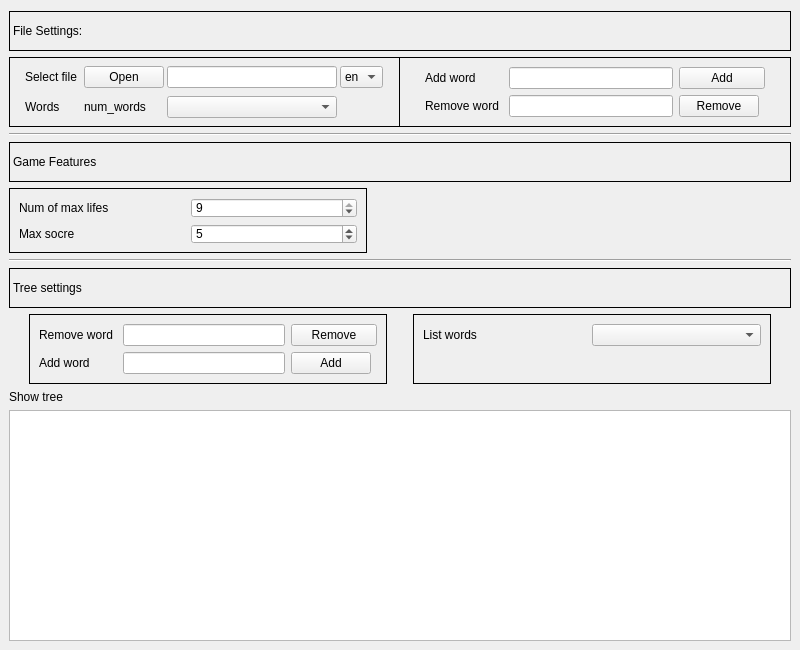
<?xml version="1.0" encoding="UTF-8"?>
<ui version="4.0">
 <class>game_settings</class>
 <widget class="QWidget" name="game_settings">
  <property name="geometry">
   <rect>
    <x>0</x>
    <y>0</y>
    <width>800</width>
    <height>650</height>
   </rect>
  </property>
  <property name="minimumSize">
   <size>
    <width>800</width>
    <height>650</height>
   </size>
  </property>
  <property name="maximumSize">
   <size>
    <width>16777215</width>
    <height>16777215</height>
   </size>
  </property>
  <property name="windowTitle">
   <string>Form</string>
  </property>
  <layout class="QVBoxLayout" name="verticalLayout">
   <property name="spacing">
    <number>0</number>
   </property>
   <property name="leftMargin">
    <number>0</number>
   </property>
   <property name="topMargin">
    <number>0</number>
   </property>
   <property name="rightMargin">
    <number>0</number>
   </property>
   <property name="bottomMargin">
    <number>0</number>
   </property>
   <item>
    <widget class="QFrame" name="frame">
     <property name="frameShape">
      <enum>QFrame::NoFrame</enum>
     </property>
     <property name="frameShadow">
      <enum>QFrame::Raised</enum>
     </property>
     <layout class="QVBoxLayout" name="verticalLayout_2">
      <item>
       <widget class="QFrame" name="frame_2">
        <property name="maximumSize">
         <size>
          <width>16777215</width>
          <height>150</height>
         </size>
        </property>
        <property name="frameShape">
         <enum>QFrame::NoFrame</enum>
        </property>
        <property name="frameShadow">
         <enum>QFrame::Raised</enum>
        </property>
        <layout class="QVBoxLayout" name="verticalLayout_3">
         <property name="leftMargin">
          <number>0</number>
         </property>
         <property name="topMargin">
          <number>2</number>
         </property>
         <property name="rightMargin">
          <number>0</number>
         </property>
         <property name="bottomMargin">
          <number>0</number>
         </property>
         <item>
          <widget class="QLabel" name="label">
           <property name="minimumSize">
            <size>
             <width>0</width>
             <height>40</height>
            </size>
           </property>
           <property name="maximumSize">
            <size>
             <width>16777215</width>
             <height>40</height>
            </size>
           </property>
           <property name="frameShape">
            <enum>QFrame::Box</enum>
           </property>
           <property name="text">
            <string>File Settings:</string>
           </property>
          </widget>
         </item>
         <item>
          <widget class="QFrame" name="frame_6">
           <property name="frameShape">
            <enum>QFrame::Box</enum>
           </property>
           <property name="frameShadow">
            <enum>QFrame::Plain</enum>
           </property>
           <layout class="QHBoxLayout" name="horizontalLayout">
            <property name="spacing">
             <number>0</number>
            </property>
            <property name="leftMargin">
             <number>0</number>
            </property>
            <property name="topMargin">
             <number>0</number>
            </property>
            <property name="rightMargin">
             <number>0</number>
            </property>
            <property name="bottomMargin">
             <number>0</number>
            </property>
            <item>
             <widget class="QFrame" name="frame_5">
              <property name="maximumSize">
               <size>
                <width>358</width>
                <height>16777215</height>
               </size>
              </property>
              <property name="frameShape">
               <enum>QFrame::NoFrame</enum>
              </property>
              <property name="frameShadow">
               <enum>QFrame::Raised</enum>
              </property>
              <layout class="QGridLayout" name="gridLayout">
               <property name="leftMargin">
                <number>0</number>
               </property>
               <property name="topMargin">
                <number>0</number>
               </property>
               <property name="rightMargin">
                <number>0</number>
               </property>
               <property name="bottomMargin">
                <number>0</number>
               </property>
               <property name="horizontalSpacing">
                <number>3</number>
               </property>
               <property name="verticalSpacing">
                <number>0</number>
               </property>
               <item row="3" column="1">
                <widget class="QLabel" name="num_words_file_label">
                 <property name="text">
                  <string>num_words</string>
                 </property>
                </widget>
               </item>
               <item row="3" column="0">
                <widget class="QLabel" name="label_13">
                 <property name="text">
                  <string>Words</string>
                 </property>
                </widget>
               </item>
               <item row="3" column="2">
                <widget class="QComboBox" name="file_qcombox"/>
               </item>
               <item row="0" column="0">
                <widget class="QLabel" name="label_4">
                 <property name="text">
                  <string>Select file </string>
                 </property>
                </widget>
               </item>
               <item row="0" column="1">
                <widget class="QPushButton" name="open_file_btn">
                 <property name="text">
                  <string>Open</string>
                 </property>
                </widget>
               </item>
               <item row="0" column="2">
                <widget class="QLineEdit" name="path_file_edit">
                 <property name="readOnly">
                  <bool>true</bool>
                 </property>
                </widget>
               </item>
               <item row="0" column="3">
                <widget class="QComboBox" name="lang_comboBox">
                 <item>
                  <property name="text">
                   <string>en</string>
                  </property>
                 </item>
                 <item>
                  <property name="text">
                   <string>fr</string>
                  </property>
                 </item>
                </widget>
               </item>
              </layout>
             </widget>
            </item>
            <item>
             <widget class="Line" name="line">
              <property name="frameShadow">
               <enum>QFrame::Plain</enum>
              </property>
              <property name="lineWidth">
               <number>1</number>
              </property>
              <property name="orientation">
               <enum>Qt::Vertical</enum>
              </property>
             </widget>
            </item>
            <item>
             <widget class="QFrame" name="frame_9">
              <property name="maximumSize">
               <size>
                <width>358</width>
                <height>16777215</height>
               </size>
              </property>
              <property name="frameShape">
               <enum>QFrame::NoFrame</enum>
              </property>
              <property name="frameShadow">
               <enum>QFrame::Raised</enum>
              </property>
              <layout class="QGridLayout" name="gridLayout_2">
               <item row="0" column="0">
                <widget class="QLabel" name="label_6">
                 <property name="text">
                  <string>Add word </string>
                 </property>
                </widget>
               </item>
               <item row="0" column="1">
                <widget class="QLineEdit" name="add_word_file_edit"/>
               </item>
               <item row="0" column="2" colspan="2">
                <widget class="QPushButton" name="add_word_file_btn">
                 <property name="text">
                  <string>Add</string>
                 </property>
                </widget>
               </item>
               <item row="1" column="0">
                <widget class="QLabel" name="label_5">
                 <property name="text">
                  <string>Remove word </string>
                 </property>
                </widget>
               </item>
               <item row="1" column="2">
                <widget class="QPushButton" name="remove_word_btn">
                 <property name="text">
                  <string>Remove</string>
                 </property>
                </widget>
               </item>
               <item row="1" column="1">
                <widget class="QLineEdit" name="remove_word_file_edit"/>
               </item>
              </layout>
             </widget>
            </item>
           </layout>
          </widget>
         </item>
        </layout>
       </widget>
      </item>
      <item>
       <widget class="QFrame" name="frame_3">
        <property name="minimumSize">
         <size>
          <width>0</width>
          <height>120</height>
         </size>
        </property>
        <property name="maximumSize">
         <size>
          <width>16777215</width>
          <height>120</height>
         </size>
        </property>
        <property name="frameShape">
         <enum>QFrame::NoFrame</enum>
        </property>
        <property name="frameShadow">
         <enum>QFrame::Raised</enum>
        </property>
        <layout class="QVBoxLayout" name="verticalLayout_4">
         <property name="spacing">
          <number>6</number>
         </property>
         <property name="leftMargin">
          <number>0</number>
         </property>
         <property name="topMargin">
          <number>0</number>
         </property>
         <property name="rightMargin">
          <number>0</number>
         </property>
         <property name="bottomMargin">
          <number>0</number>
         </property>
         <item>
          <widget class="Line" name="line_2">
           <property name="orientation">
            <enum>Qt::Horizontal</enum>
           </property>
          </widget>
         </item>
         <item>
          <widget class="QLabel" name="label_2">
           <property name="minimumSize">
            <size>
             <width>0</width>
             <height>40</height>
            </size>
           </property>
           <property name="maximumSize">
            <size>
             <width>16777215</width>
             <height>40</height>
            </size>
           </property>
           <property name="frameShape">
            <enum>QFrame::Box</enum>
           </property>
           <property name="text">
            <string>Game Features</string>
           </property>
          </widget>
         </item>
         <item>
          <widget class="QFrame" name="frame_7">
           <property name="minimumSize">
            <size>
             <width>0</width>
             <height>60</height>
            </size>
           </property>
           <property name="frameShape">
            <enum>QFrame::NoFrame</enum>
           </property>
           <property name="frameShadow">
            <enum>QFrame::Raised</enum>
           </property>
           <layout class="QVBoxLayout" name="verticalLayout_6">
            <property name="spacing">
             <number>0</number>
            </property>
            <property name="leftMargin">
             <number>0</number>
            </property>
            <property name="topMargin">
             <number>0</number>
            </property>
            <property name="rightMargin">
             <number>0</number>
            </property>
            <property name="bottomMargin">
             <number>0</number>
            </property>
            <item>
             <widget class="QFrame" name="frame_10">
              <property name="maximumSize">
               <size>
                <width>358</width>
                <height>16777215</height>
               </size>
              </property>
              <property name="frameShape">
               <enum>QFrame::Box</enum>
              </property>
              <property name="frameShadow">
               <enum>QFrame::Plain</enum>
              </property>
              <layout class="QGridLayout" name="gridLayout_3">
               <item row="0" column="1">
                <widget class="QSpinBox" name="max_num_lifes_spinBox">
                 <property name="minimum">
                  <number>1</number>
                 </property>
                 <property name="maximum">
                  <number>9</number>
                 </property>
                 <property name="value">
                  <number>9</number>
                 </property>
                </widget>
               </item>
               <item row="2" column="0">
                <widget class="QLabel" name="label_9">
                 <property name="text">
                  <string>Max socre </string>
                 </property>
                </widget>
               </item>
               <item row="0" column="0">
                <widget class="QLabel" name="label_8">
                 <property name="text">
                  <string>Num of max lifes </string>
                 </property>
                </widget>
               </item>
               <item row="2" column="1">
                <widget class="QSpinBox" name="max_socre_spinBox">
                 <property name="minimum">
                  <number>1</number>
                 </property>
                 <property name="maximum">
                  <number>20</number>
                 </property>
                 <property name="value">
                  <number>5</number>
                 </property>
                </widget>
               </item>
              </layout>
             </widget>
            </item>
           </layout>
          </widget>
         </item>
        </layout>
       </widget>
      </item>
      <item>
       <widget class="Line" name="line_3">
        <property name="orientation">
         <enum>Qt::Horizontal</enum>
        </property>
       </widget>
      </item>
      <item>
       <widget class="QFrame" name="frame_4">
        <property name="frameShape">
         <enum>QFrame::NoFrame</enum>
        </property>
        <property name="frameShadow">
         <enum>QFrame::Raised</enum>
        </property>
        <layout class="QVBoxLayout" name="verticalLayout_5">
         <property name="leftMargin">
          <number>0</number>
         </property>
         <property name="topMargin">
          <number>0</number>
         </property>
         <property name="rightMargin">
          <number>0</number>
         </property>
         <property name="bottomMargin">
          <number>0</number>
         </property>
         <item>
          <widget class="QLabel" name="label_3">
           <property name="minimumSize">
            <size>
             <width>0</width>
             <height>40</height>
            </size>
           </property>
           <property name="maximumSize">
            <size>
             <width>16777215</width>
             <height>40</height>
            </size>
           </property>
           <property name="frameShape">
            <enum>QFrame::Box</enum>
           </property>
           <property name="text">
            <string>Tree settings </string>
           </property>
          </widget>
         </item>
         <item>
          <widget class="QFrame" name="frame_8">
           <property name="frameShape">
            <enum>QFrame::NoFrame</enum>
           </property>
           <property name="frameShadow">
            <enum>QFrame::Raised</enum>
           </property>
           <layout class="QVBoxLayout" name="verticalLayout_7">
            <property name="spacing">
             <number>6</number>
            </property>
            <property name="leftMargin">
             <number>0</number>
            </property>
            <property name="topMargin">
             <number>0</number>
            </property>
            <property name="rightMargin">
             <number>0</number>
            </property>
            <property name="bottomMargin">
             <number>0</number>
            </property>
            <item>
             <widget class="QFrame" name="frame_15">
              <property name="minimumSize">
               <size>
                <width>762</width>
                <height>60</height>
               </size>
              </property>
              <property name="frameShape">
               <enum>QFrame::NoFrame</enum>
              </property>
              <property name="frameShadow">
               <enum>QFrame::Plain</enum>
              </property>
              <layout class="QHBoxLayout" name="horizontalLayout_3">
               <property name="spacing">
                <number>6</number>
               </property>
               <property name="leftMargin">
                <number>0</number>
               </property>
               <property name="topMargin">
                <number>0</number>
               </property>
               <property name="rightMargin">
                <number>0</number>
               </property>
               <property name="bottomMargin">
                <number>0</number>
               </property>
               <item>
                <widget class="QFrame" name="frame_11">
                 <property name="minimumSize">
                  <size>
                   <width>358</width>
                   <height>60</height>
                  </size>
                 </property>
                 <property name="maximumSize">
                  <size>
                   <width>358</width>
                   <height>16777215</height>
                  </size>
                 </property>
                 <property name="frameShape">
                  <enum>QFrame::Box</enum>
                 </property>
                 <property name="frameShadow">
                  <enum>QFrame::Plain</enum>
                 </property>
                 <layout class="QGridLayout" name="gridLayout_4">
                  <item row="1" column="0">
                   <widget class="QLabel" name="label_11">
                    <property name="text">
                     <string>Add word </string>
                    </property>
                   </widget>
                  </item>
                  <item row="0" column="0">
                   <widget class="QLabel" name="label_10">
                    <property name="text">
                     <string>Remove word </string>
                    </property>
                   </widget>
                  </item>
                  <item row="0" column="1">
                   <widget class="QLineEdit" name="remove_word_tree_edit"/>
                  </item>
                  <item row="1" column="2">
                   <widget class="QPushButton" name="add_word_tree_btn">
                    <property name="text">
                     <string>Add</string>
                    </property>
                   </widget>
                  </item>
                  <item row="0" column="2" colspan="2">
                   <widget class="QPushButton" name="remove_word_tree_btn">
                    <property name="text">
                     <string>Remove</string>
                    </property>
                   </widget>
                  </item>
                  <item row="1" column="1">
                   <widget class="QLineEdit" name="add_word_tree_edit"/>
                  </item>
                 </layout>
                </widget>
               </item>
               <item>
                <widget class="QFrame" name="frame_12">
                 <property name="minimumSize">
                  <size>
                   <width>358</width>
                   <height>0</height>
                  </size>
                 </property>
                 <property name="maximumSize">
                  <size>
                   <width>358</width>
                   <height>16777215</height>
                  </size>
                 </property>
                 <property name="frameShape">
                  <enum>QFrame::Box</enum>
                 </property>
                 <property name="frameShadow">
                  <enum>QFrame::Plain</enum>
                 </property>
                 <layout class="QGridLayout" name="gridLayout_9">
                  <property name="leftMargin">
                   <number>9</number>
                  </property>
                  <property name="topMargin">
                   <number>9</number>
                  </property>
                  <property name="rightMargin">
                   <number>9</number>
                  </property>
                  <property name="bottomMargin">
                   <number>9</number>
                  </property>
                  <property name="spacing">
                   <number>0</number>
                  </property>
                  <item row="0" column="0">
                   <widget class="QLabel" name="label_24">
                    <property name="text">
                     <string>List words</string>
                    </property>
                   </widget>
                  </item>
                  <item row="0" column="1">
                   <widget class="QComboBox" name="list_words_tree_combox"/>
                  </item>
                  <item row="1" column="0">
                   <widget class="QFrame" name="frame_16">
                    <property name="frameShape">
                     <enum>QFrame::NoFrame</enum>
                    </property>
                    <property name="frameShadow">
                     <enum>QFrame::Raised</enum>
                    </property>
                   </widget>
                  </item>
                 </layout>
                </widget>
               </item>
              </layout>
             </widget>
            </item>
            <item>
             <widget class="QLabel" name="label_12">
              <property name="text">
               <string>Show tree </string>
              </property>
             </widget>
            </item>
            <item>
             <widget class="QTextBrowser" name="tree_layout_text"/>
            </item>
           </layout>
          </widget>
         </item>
        </layout>
       </widget>
      </item>
     </layout>
    </widget>
   </item>
  </layout>
 </widget>
 <resources/>
 <connections/>
</ui>
